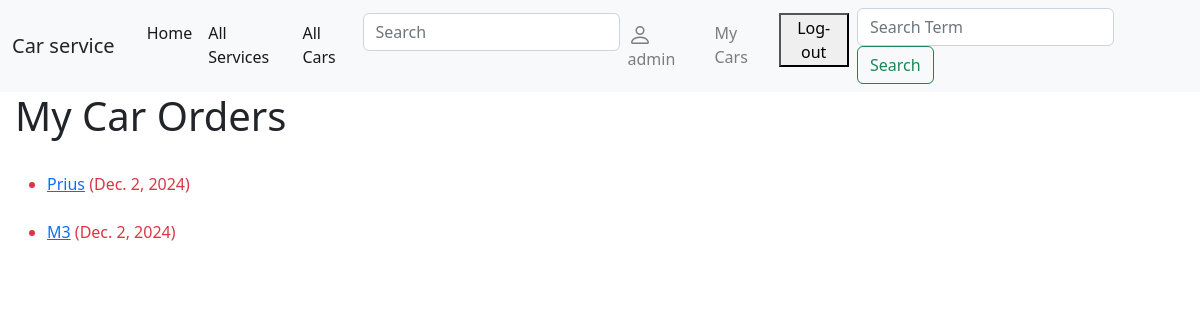
Screenshot of /car_service/mycars/ (signed in) with the database file from the repository.
### car_service/models.py (models this page shows, shortened)
class Order(models.Model):
    id = models.UUIDField(primary_key=True, default=uuid.uuid4, help_text='Unique ID Car Order', null=False)
    date = models.DateField('Will be accessible', null=True)
    car_id = models.ForeignKey('Car', on_delete=models.CASCADE, null=True)
    client = models.ForeignKey(User, on_delete=models.SET_NULL, null=True, blank=True)
    @property
    def is_overdue(self):
        if self.date and date.today() > self.date:
            return True
        return False
    LOAN_STATUS = (
        ('p', 'Processing'),
        ('d', 'Delivered'),
        ('t', 'Ready To Deliver'),
        ('r', 'Reserved'),
    )
    status = models.CharField(
        max_length=1,
        choices=LOAN_STATUS,
        blank=True,
        default='p',
        help_text='Order Status',
    )
    def car_brand(self):
        return self.car_id.car_model_id.brand
    car_brand.short_description = 'Car Brand'
    def car_model(self):
        return self.car_id.car_model_id.model
    car_model.short_description = 'Car Model'
    class Meta:
        verbose_name = "Order"
        verbose_name_plural = "Orders"

class Car(models.Model):
    license_plate = models.CharField('License Plate', max_length=6,
                                     help_text='Enter the license plate of a car (example: XXX000)', null=False)
    car_model_id = models.ForeignKey('CarModel', on_delete=models.CASCADE, null=True)
    vin_code = models.CharField('VIN Code', max_length=17, help_text='Enter the VIN code (example: 4Y1SL65848Z411439)',
                                null=False)
    client = models.CharField('Client', max_length=100, null=False)
    description = HTMLField()
    picture = models.ImageField('Picture', upload_to='pictures', null=True, blank=True)
    class Meta:
        verbose_name = "Car"
        verbose_name_plural = "Cars"

class CarModel(models.Model):
    brand = models.CharField('Brand', max_length=100, null=False)
    model = models.CharField('Model', max_length=100, null=False)
    class Meta:
        verbose_name = "Car Model"
        verbose_name_plural = "Car Models"

### car_service/views.py (the view)
# urls.py: path('mycars/', views.LoanedCar.as_view(), name='my-cars'),
class LoanedCar(LoginRequiredMixin, generic.ListView):
    model = Order
    template_name = 'user_cars.html'
    paginate_by = 10
    def get_queryset(self):
        return Order.objects.filter(client=self.request.user).order_by('date')

### car_service/templates/user_cars.html (shortened to what this page needs)
{% extends "base.html" %}
{% block content %}
<h1>My Car Orders</h1>
{% if order_list %}
<ul>
    {% for ord in order_list %}
    <li class="{% if ord.is_overdue %}text-danger{% endif %}">
        <a href="{% url 'order-detail' ord.id %}">{{ ord.car_id.car_model_id.model }}</a> ({{ ord.date }})
    </li>
    {% endfor %}
</ul>
{% else %}
<p>You don't have any order's.</p>
{% endif %}
{% endblock %}

### car_service/templates/base.html (shortened to what this page needs)
<!DOCTYPE html>
<html lang="en">
<head>
    <link rel="stylesheet" href="https://stackpath.bootstrapcdn.com/bootstrap/4.1.3/css/bootstrap.min.css"
>
    <link rel="stylesheet" href="https://cdn.jsdelivr.net/npm/bootstrap@5.2.3/dist/css/bootstrap.min.css"
>
    {% load static %}
    <link rel="stylesheet" href="{% static 'css/styles.css' %}">
</head>
<body>
<nav class="navbar navbar-expand-lg navbar-light bg-light">
    <div class="container-fluid">
        <a class="navbar-brand">Car service</a>
        <ul class="navbar-nav mx-2">
            <li class="nav-item active"><a class="nav-link" href="{% url 'index' %}">Home</a></li>
            <li class="nav-item active"><a class="nav-link" href="{% url 'orders' %}">All Services</a></li>
            <li class="nav-item active"><a class="nav-link" href="{% url 'cars' %}">All Cars</a></li>
            <li>
                <form action="{% url 'search' %}" method="get" class="form-inline my-2 my-md-0">
                    <input name="query" class="form-control" type="text" placeholder="Search">
                </form>
            </li>
            {% if user.is_authenticated %}
            <li class="nav-item"><a class="nav-link" href="profile">
                {{ user.get_username }}</a></li>
            <li class="nav-item"><a class="nav-link" href="{% url 'my-cars'%}">My Cars</a></li>
            <li class="nav-item">
                <form method="post" action="{% url 'logout' %}">
                    <button type="submit">Log-out</button>
                </form>
            </li>
            {% else %}
            <li class="nav-item"><a class="nav-link" href="{% url 'login'%}">Login</a></li>
            {% if not user.is_authenticated %}
            <li class="nav-item"><a class="nav-link" href="{% url 'register'%}">Register</a></li>
            {% endif %}
            {% endif %}
        </ul>
        <form class="form-inline my-2 my-lg-0" action="{% url 'search' %}" method="get">
            <input class="form-control me-2" name="query" class="form-control" type="text" placeholder="Search Term">
            <button class="btn btn-outline-success" type="submit">Search</button>
        </form>
    </div>
</nav>
<div class="col-sm-10 ">
    {% block content %}
    {% endblock %}
</div>
</body>
</html>

### rows the page displays
Order: car_id.car_model_id.model "Prius", date "Dec. 2, 2024"
Order: car_id.car_model_id.model "M3", date "Dec. 2, 2024"

### other values shown
{{ user.get_username }} "admin"
